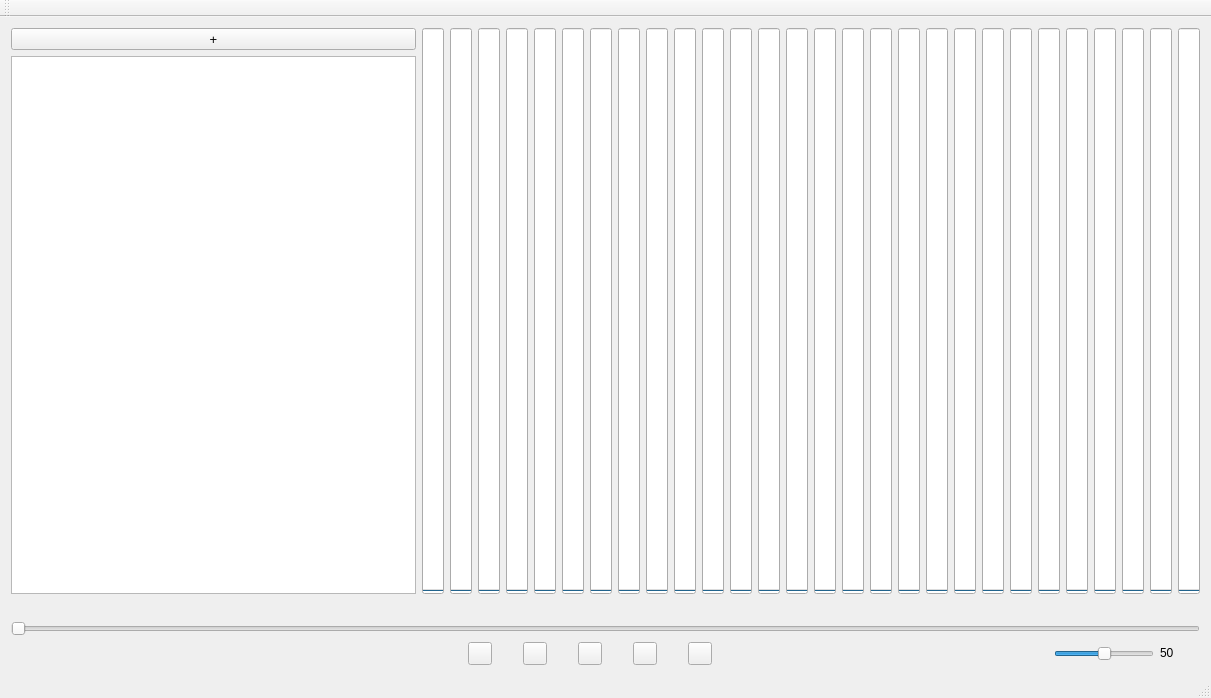
<?xml version="1.0" encoding="UTF-8"?>
<ui version="4.0">
 <class>MainWindow</class>
 <widget class="QMainWindow" name="MainWindow">
  <property name="geometry">
   <rect>
    <x>0</x>
    <y>0</y>
    <width>1211</width>
    <height>698</height>
   </rect>
  </property>
  <property name="windowTitle">
   <string>MainWindow</string>
  </property>
  <widget class="QWidget" name="centralWidget">
   <layout class="QVBoxLayout" name="verticalLayout_3">
    <item>
     <layout class="QHBoxLayout" name="horizontalLayout_3">
      <item>
       <layout class="QVBoxLayout" name="verticalLayout">
        <item>
         <widget class="QToolButton" name="btnAdd">
          <property name="sizePolicy">
           <sizepolicy hsizetype="Preferred" vsizetype="Fixed">
            <horstretch>0</horstretch>
            <verstretch>40</verstretch>
           </sizepolicy>
          </property>
          <property name="font">
           <font>
            <pointsize>10</pointsize>
           </font>
          </property>
          <property name="text">
           <string>+</string>
          </property>
         </widget>
        </item>
        <item>
         <widget class="QTableView" name="playlist">
          <property name="minimumSize">
           <size>
            <width>200</width>
            <height>0</height>
           </size>
          </property>
         </widget>
        </item>
       </layout>
      </item>
      <item>
       <layout class="QHBoxLayout" name="horizontalLayout">
        <item>
         <widget class="QProgressBar" name="slider_0">
          <property name="maximum">
           <number>1000</number>
          </property>
          <property name="value">
           <number>0</number>
          </property>
          <property name="textVisible">
           <bool>false</bool>
          </property>
          <property name="orientation">
           <enum>Qt::Vertical</enum>
          </property>
         </widget>
        </item>
        <item>
         <widget class="QProgressBar" name="slider_1">
          <property name="maximum">
           <number>1000</number>
          </property>
          <property name="value">
           <number>0</number>
          </property>
          <property name="textVisible">
           <bool>false</bool>
          </property>
          <property name="orientation">
           <enum>Qt::Vertical</enum>
          </property>
         </widget>
        </item>
        <item>
         <widget class="QProgressBar" name="slider_2">
          <property name="maximum">
           <number>1000</number>
          </property>
          <property name="value">
           <number>0</number>
          </property>
          <property name="textVisible">
           <bool>false</bool>
          </property>
          <property name="orientation">
           <enum>Qt::Vertical</enum>
          </property>
         </widget>
        </item>
        <item>
         <widget class="QProgressBar" name="slider_3">
          <property name="maximum">
           <number>1000</number>
          </property>
          <property name="value">
           <number>0</number>
          </property>
          <property name="textVisible">
           <bool>false</bool>
          </property>
          <property name="orientation">
           <enum>Qt::Vertical</enum>
          </property>
         </widget>
        </item>
        <item>
         <widget class="QProgressBar" name="slider_4">
          <property name="maximum">
           <number>1000</number>
          </property>
          <property name="value">
           <number>0</number>
          </property>
          <property name="textVisible">
           <bool>false</bool>
          </property>
          <property name="orientation">
           <enum>Qt::Vertical</enum>
          </property>
         </widget>
        </item>
        <item>
         <widget class="QProgressBar" name="slider_5">
          <property name="maximum">
           <number>1000</number>
          </property>
          <property name="value">
           <number>0</number>
          </property>
          <property name="textVisible">
           <bool>false</bool>
          </property>
          <property name="orientation">
           <enum>Qt::Vertical</enum>
          </property>
         </widget>
        </item>
        <item>
         <widget class="QProgressBar" name="slider_6">
          <property name="maximum">
           <number>1000</number>
          </property>
          <property name="value">
           <number>0</number>
          </property>
          <property name="textVisible">
           <bool>false</bool>
          </property>
          <property name="orientation">
           <enum>Qt::Vertical</enum>
          </property>
         </widget>
        </item>
        <item>
         <widget class="QProgressBar" name="slider_7">
          <property name="maximum">
           <number>1000</number>
          </property>
          <property name="value">
           <number>0</number>
          </property>
          <property name="textVisible">
           <bool>false</bool>
          </property>
          <property name="orientation">
           <enum>Qt::Vertical</enum>
          </property>
         </widget>
        </item>
        <item>
         <widget class="QProgressBar" name="slider_8">
          <property name="maximum">
           <number>1000</number>
          </property>
          <property name="value">
           <number>0</number>
          </property>
          <property name="textVisible">
           <bool>false</bool>
          </property>
          <property name="orientation">
           <enum>Qt::Vertical</enum>
          </property>
         </widget>
        </item>
        <item>
         <widget class="QProgressBar" name="slider_9">
          <property name="maximum">
           <number>1000</number>
          </property>
          <property name="value">
           <number>0</number>
          </property>
          <property name="textVisible">
           <bool>false</bool>
          </property>
          <property name="orientation">
           <enum>Qt::Vertical</enum>
          </property>
         </widget>
        </item>
        <item>
         <widget class="QProgressBar" name="slider_10">
          <property name="maximum">
           <number>1000</number>
          </property>
          <property name="value">
           <number>0</number>
          </property>
          <property name="textVisible">
           <bool>false</bool>
          </property>
          <property name="orientation">
           <enum>Qt::Vertical</enum>
          </property>
         </widget>
        </item>
        <item>
         <widget class="QProgressBar" name="slider_11">
          <property name="maximum">
           <number>1000</number>
          </property>
          <property name="value">
           <number>0</number>
          </property>
          <property name="textVisible">
           <bool>false</bool>
          </property>
          <property name="orientation">
           <enum>Qt::Vertical</enum>
          </property>
         </widget>
        </item>
        <item>
         <widget class="QProgressBar" name="slider_12">
          <property name="maximum">
           <number>1000</number>
          </property>
          <property name="value">
           <number>0</number>
          </property>
          <property name="textVisible">
           <bool>false</bool>
          </property>
          <property name="orientation">
           <enum>Qt::Vertical</enum>
          </property>
         </widget>
        </item>
        <item>
         <widget class="QProgressBar" name="slider_13">
          <property name="maximum">
           <number>1000</number>
          </property>
          <property name="value">
           <number>0</number>
          </property>
          <property name="textVisible">
           <bool>false</bool>
          </property>
          <property name="orientation">
           <enum>Qt::Vertical</enum>
          </property>
         </widget>
        </item>
        <item>
         <widget class="QProgressBar" name="slider_14">
          <property name="maximum">
           <number>1000</number>
          </property>
          <property name="value">
           <number>0</number>
          </property>
          <property name="textVisible">
           <bool>false</bool>
          </property>
          <property name="orientation">
           <enum>Qt::Vertical</enum>
          </property>
         </widget>
        </item>
        <item>
         <widget class="QProgressBar" name="slider_15">
          <property name="maximum">
           <number>1000</number>
          </property>
          <property name="value">
           <number>0</number>
          </property>
          <property name="textVisible">
           <bool>false</bool>
          </property>
          <property name="orientation">
           <enum>Qt::Vertical</enum>
          </property>
         </widget>
        </item>
        <item>
         <widget class="QProgressBar" name="slider_16">
          <property name="maximum">
           <number>1000</number>
          </property>
          <property name="value">
           <number>0</number>
          </property>
          <property name="textVisible">
           <bool>false</bool>
          </property>
          <property name="orientation">
           <enum>Qt::Vertical</enum>
          </property>
         </widget>
        </item>
        <item>
         <widget class="QProgressBar" name="slider_17">
          <property name="maximum">
           <number>1000</number>
          </property>
          <property name="value">
           <number>0</number>
          </property>
          <property name="textVisible">
           <bool>false</bool>
          </property>
          <property name="orientation">
           <enum>Qt::Vertical</enum>
          </property>
         </widget>
        </item>
        <item>
         <widget class="QProgressBar" name="slider_18">
          <property name="maximum">
           <number>1000</number>
          </property>
          <property name="value">
           <number>0</number>
          </property>
          <property name="textVisible">
           <bool>false</bool>
          </property>
          <property name="orientation">
           <enum>Qt::Vertical</enum>
          </property>
         </widget>
        </item>
        <item>
         <widget class="QProgressBar" name="slider_19">
          <property name="maximum">
           <number>1000</number>
          </property>
          <property name="value">
           <number>0</number>
          </property>
          <property name="textVisible">
           <bool>false</bool>
          </property>
          <property name="orientation">
           <enum>Qt::Vertical</enum>
          </property>
         </widget>
        </item>
        <item>
         <widget class="QProgressBar" name="slider_20">
          <property name="maximum">
           <number>1000</number>
          </property>
          <property name="value">
           <number>0</number>
          </property>
          <property name="textVisible">
           <bool>false</bool>
          </property>
          <property name="orientation">
           <enum>Qt::Vertical</enum>
          </property>
         </widget>
        </item>
        <item>
         <widget class="QProgressBar" name="slider_21">
          <property name="maximum">
           <number>1000</number>
          </property>
          <property name="value">
           <number>0</number>
          </property>
          <property name="textVisible">
           <bool>false</bool>
          </property>
          <property name="orientation">
           <enum>Qt::Vertical</enum>
          </property>
         </widget>
        </item>
        <item>
         <widget class="QProgressBar" name="slider_22">
          <property name="maximum">
           <number>1000</number>
          </property>
          <property name="value">
           <number>0</number>
          </property>
          <property name="textVisible">
           <bool>false</bool>
          </property>
          <property name="orientation">
           <enum>Qt::Vertical</enum>
          </property>
         </widget>
        </item>
        <item>
         <widget class="QProgressBar" name="slider_23">
          <property name="maximum">
           <number>1000</number>
          </property>
          <property name="value">
           <number>0</number>
          </property>
          <property name="textVisible">
           <bool>false</bool>
          </property>
          <property name="orientation">
           <enum>Qt::Vertical</enum>
          </property>
         </widget>
        </item>
        <item>
         <widget class="QProgressBar" name="slider_24">
          <property name="maximum">
           <number>1000</number>
          </property>
          <property name="value">
           <number>0</number>
          </property>
          <property name="textVisible">
           <bool>false</bool>
          </property>
          <property name="orientation">
           <enum>Qt::Vertical</enum>
          </property>
         </widget>
        </item>
        <item>
         <widget class="QProgressBar" name="slider_25">
          <property name="maximum">
           <number>1000</number>
          </property>
          <property name="value">
           <number>0</number>
          </property>
          <property name="textVisible">
           <bool>false</bool>
          </property>
          <property name="orientation">
           <enum>Qt::Vertical</enum>
          </property>
         </widget>
        </item>
        <item>
         <widget class="QProgressBar" name="slider_26">
          <property name="maximum">
           <number>1000</number>
          </property>
          <property name="value">
           <number>0</number>
          </property>
          <property name="textVisible">
           <bool>false</bool>
          </property>
          <property name="orientation">
           <enum>Qt::Vertical</enum>
          </property>
         </widget>
        </item>
        <item>
         <widget class="QProgressBar" name="slider_27">
          <property name="maximum">
           <number>1000</number>
          </property>
          <property name="value">
           <number>0</number>
          </property>
          <property name="textVisible">
           <bool>false</bool>
          </property>
          <property name="orientation">
           <enum>Qt::Vertical</enum>
          </property>
         </widget>
        </item>
       </layout>
      </item>
     </layout>
    </item>
    <item>
     <layout class="QVBoxLayout" name="verticalLayout_2">
      <item>
       <widget class="QLabel" name="label_Audio">
        <property name="font">
         <font>
          <pointsize>10</pointsize>
         </font>
        </property>
        <property name="text">
         <string/>
        </property>
       </widget>
      </item>
      <item>
       <widget class="QSlider" name="timeController">
        <property name="maximum">
         <number>1000</number>
        </property>
        <property name="orientation">
         <enum>Qt::Horizontal</enum>
        </property>
       </widget>
      </item>
     </layout>
    </item>
    <item>
     <layout class="QHBoxLayout" name="horizontalLayout_2">
      <item>
       <spacer name="horizontalSpacer_7">
        <property name="orientation">
         <enum>Qt::Horizontal</enum>
        </property>
        <property name="sizeType">
         <enum>QSizePolicy::Fixed</enum>
        </property>
        <property name="sizeHint" stdset="0">
         <size>
          <width>120</width>
          <height>20</height>
         </size>
        </property>
       </spacer>
      </item>
      <item>
       <spacer name="horizontalSpacer">
        <property name="orientation">
         <enum>Qt::Horizontal</enum>
        </property>
        <property name="sizeHint" stdset="0">
         <size>
          <width>40</width>
          <height>20</height>
         </size>
        </property>
       </spacer>
      </item>
      <item>
       <widget class="QToolButton" name="btnPrevious">
        <property name="sizePolicy">
         <sizepolicy hsizetype="Preferred" vsizetype="Fixed">
          <horstretch>0</horstretch>
          <verstretch>0</verstretch>
         </sizepolicy>
        </property>
        <property name="text">
         <string/>
        </property>
       </widget>
      </item>
      <item>
       <spacer name="horizontalSpacer_3">
        <property name="orientation">
         <enum>Qt::Horizontal</enum>
        </property>
        <property name="sizeType">
         <enum>QSizePolicy::Fixed</enum>
        </property>
        <property name="sizeHint" stdset="0">
         <size>
          <width>25</width>
          <height>20</height>
         </size>
        </property>
       </spacer>
      </item>
      <item>
       <widget class="QToolButton" name="btnStop">
        <property name="sizePolicy">
         <sizepolicy hsizetype="Preferred" vsizetype="Fixed">
          <horstretch>0</horstretch>
          <verstretch>0</verstretch>
         </sizepolicy>
        </property>
        <property name="text">
         <string/>
        </property>
       </widget>
      </item>
      <item>
       <spacer name="horizontalSpacer_4">
        <property name="orientation">
         <enum>Qt::Horizontal</enum>
        </property>
        <property name="sizeType">
         <enum>QSizePolicy::Fixed</enum>
        </property>
        <property name="sizeHint" stdset="0">
         <size>
          <width>25</width>
          <height>20</height>
         </size>
        </property>
       </spacer>
      </item>
      <item>
       <widget class="QToolButton" name="btnPlay">
        <property name="sizePolicy">
         <sizepolicy hsizetype="Preferred" vsizetype="Fixed">
          <horstretch>0</horstretch>
          <verstretch>0</verstretch>
         </sizepolicy>
        </property>
        <property name="text">
         <string/>
        </property>
       </widget>
      </item>
      <item>
       <spacer name="horizontalSpacer_5">
        <property name="orientation">
         <enum>Qt::Horizontal</enum>
        </property>
        <property name="sizeType">
         <enum>QSizePolicy::Fixed</enum>
        </property>
        <property name="sizeHint" stdset="0">
         <size>
          <width>25</width>
          <height>20</height>
         </size>
        </property>
       </spacer>
      </item>
      <item>
       <widget class="QToolButton" name="btnPause">
        <property name="sizePolicy">
         <sizepolicy hsizetype="Preferred" vsizetype="Fixed">
          <horstretch>0</horstretch>
          <verstretch>0</verstretch>
         </sizepolicy>
        </property>
        <property name="text">
         <string/>
        </property>
       </widget>
      </item>
      <item>
       <spacer name="horizontalSpacer_6">
        <property name="orientation">
         <enum>Qt::Horizontal</enum>
        </property>
        <property name="sizeType">
         <enum>QSizePolicy::Fixed</enum>
        </property>
        <property name="sizeHint" stdset="0">
         <size>
          <width>25</width>
          <height>20</height>
         </size>
        </property>
       </spacer>
      </item>
      <item>
       <widget class="QToolButton" name="btnNext">
        <property name="sizePolicy">
         <sizepolicy hsizetype="Preferred" vsizetype="Fixed">
          <horstretch>0</horstretch>
          <verstretch>0</verstretch>
         </sizepolicy>
        </property>
        <property name="text">
         <string/>
        </property>
       </widget>
      </item>
      <item>
       <spacer name="horizontalSpacer_2">
        <property name="orientation">
         <enum>Qt::Horizontal</enum>
        </property>
        <property name="sizeHint" stdset="0">
         <size>
          <width>40</width>
          <height>20</height>
         </size>
        </property>
       </spacer>
      </item>
      <item>
       <widget class="QSlider" name="volController">
        <property name="sizePolicy">
         <sizepolicy hsizetype="Fixed" vsizetype="Fixed">
          <horstretch>80</horstretch>
          <verstretch>0</verstretch>
         </sizepolicy>
        </property>
        <property name="minimumSize">
         <size>
          <width>100</width>
          <height>0</height>
         </size>
        </property>
        <property name="maximum">
         <number>100</number>
        </property>
        <property name="value">
         <number>50</number>
        </property>
        <property name="sliderPosition">
         <number>50</number>
        </property>
        <property name="orientation">
         <enum>Qt::Horizontal</enum>
        </property>
       </widget>
      </item>
      <item>
       <widget class="QLabel" name="label_Vol">
        <property name="enabled">
         <bool>true</bool>
        </property>
        <property name="sizePolicy">
         <sizepolicy hsizetype="Fixed" vsizetype="Fixed">
          <horstretch>50</horstretch>
          <verstretch>0</verstretch>
         </sizepolicy>
        </property>
        <property name="minimumSize">
         <size>
          <width>40</width>
          <height>20</height>
         </size>
        </property>
        <property name="text">
         <string>50</string>
        </property>
       </widget>
      </item>
     </layout>
    </item>
   </layout>
  </widget>
  <widget class="QMenuBar" name="menuBar">
   <property name="geometry">
    <rect>
     <x>0</x>
     <y>0</y>
     <width>1211</width>
     <height>25</height>
    </rect>
   </property>
  </widget>
  <widget class="QToolBar" name="mainToolBar">
   <attribute name="toolBarArea">
    <enum>TopToolBarArea</enum>
   </attribute>
   <attribute name="toolBarBreak">
    <bool>false</bool>
   </attribute>
  </widget>
  <widget class="QStatusBar" name="statusBar"/>
 </widget>
 <layoutdefault spacing="6" margin="11"/>
 <resources/>
 <connections/>
</ui>
